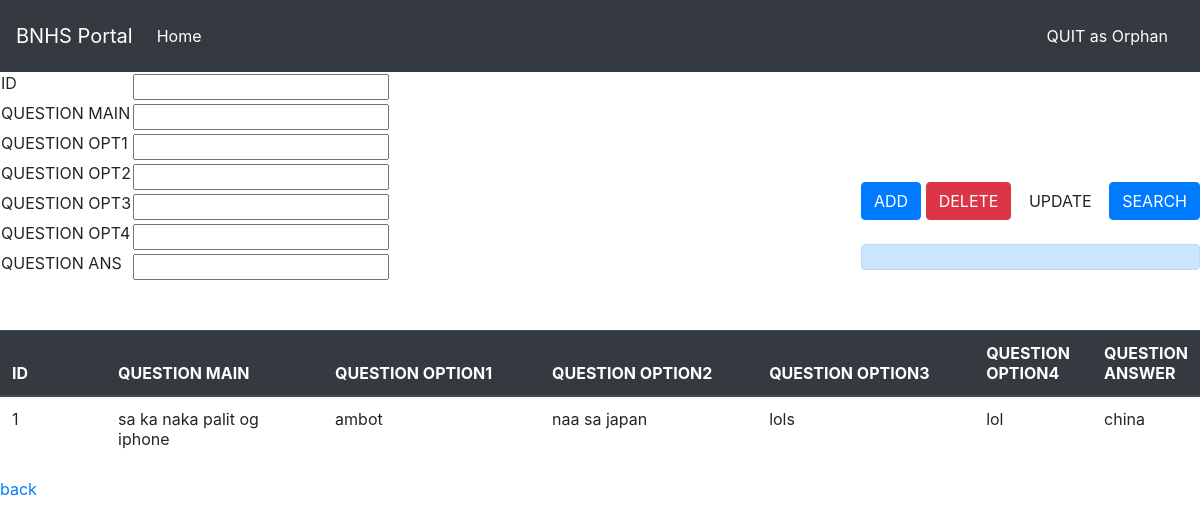
The page /question.php on the database its author committed.
### tables this page shows
CREATE TABLE `questions` (
  `queID` int(10) NOT NULL,
  `quemain` text NOT NULL,
  `queOpt1` text NOT NULL,
  `queOpt2` text NOT NULL,
  `queOpt3` text NOT NULL,
  `queOpt4` text NOT NULL,
  `queAns` varchar(50) NOT NULL
);

### question.php (the view, shortened to what this page needs)
<?php
                 require_once("connection.php");
				 $error = false;
				 $id = "";
				 $quemain = "";
				 $queopt1 = "";
				 $queopt2 = "";
				 $queopt3 = "";
				 $queopt4 = "";
				 $queans = "";
				 $html = "";
				 if(isset($_POST['btnsearch'])){
				   $id = $_POST['txtid'];
				  $query = "SELECT * FROM questions WHERE queID = '$id'";
				  $result = mysqli_query($con, $query);
				  $rows = mysqli_fetch_assoc($result);
				  if(($rows) > 0){
				  $error_message = "Record Found";
				 $error = false;
				 $id = $rows['queID'];
				$quemain = $rows['queMain'];
				 $queopt1 = $rows['queOpt1'];
				 $queopt2 = $rows['queOpt2'];
				 $queopt3 = $rows['queOpt3'];
				 $queopt4 = $rows['queOpt4'];
				 $queans = $rows['queAns'];
				 $html .= '<tr>
				               <td>'.$id.'</td>
							   <td>'.$quemain.'</td>
							   <td>'.$queopt1.'</td>
							   <td>'.$queopt2.'</td>
							   <td>'.$queopt3.'</td>
							   <td>'.$queopt4.'</td>
							   <td>'.$queans.'</td>
				                </tr>';
				  }
				  else{
				  $id = "";
				  $error_message = "No record found";
				  $error = true;
				  }
				 }
				 else{
				 $query = "SELECT * FROM questions";
				 $result = mysqli_query($con, $query);
				 while($rows = mysqli_fetch_assoc($result)){
				 $html .= "<tr class='table'>
				               <td>".$rows['queID']."</td>
							   <td>".$rows['quemain']."</td>
							   <td>".$rows['queOpt1']."</td>
							   <td>".$rows['queOpt2']."</td>
							   <td>".$rows['queOpt3']."</td>
							   <td>".$rows['queOpt4']."</td>
							   <td>".$rows['queAns']."</td>
				                </tr>";
				 }
				 }
?>
<html>
<head>
      <link rel="stylesheet" href="public/css/bootstrap.min.css">
</head>
<body>
<nav class="navbar navbar-expand-lg navbar-dark bg-dark">
  <a class="navbar-brand" href="#">BNHS Portal </a>
  <div class="collapse navbar-collapse" id="navbarText">
    <ul class="navbar-nav mr-auto">
      <li class="nav-item active">
        <a class="nav-link" href="#">Home <span class="sr-only">(current)</span></a>
      </li>
    </ul>
    <span class="navbar-text">
      <a class="nav-link" href="">QUIT as Orphan </a>
    </span>
  </div>
</nav>
<div id = "wrapper">
<form method = "POST" action = "question.php">
<div id = "firstbox">
<table>
                            <tr>
							<td><label>ID</label></td>
							<td><input type = "text" name = "txtid"<?php if($error){echo "autofocus";} if(isset($_POST['btnsearch'])){if(!$error){echo "value = '".$id."'";}}?>></td>
							</tr>
							<tr>
							<td><label>QUESTION MAIN</label></td>
							<td><input type = "text" name = "txtmain" value = "<?php if(isset($_POST['btnsearch'])){echo $quemain;}?>"></td>
							</tr>
							<tr>
							<td><label>QUESTION OPT1</label></td>
							<td><input type = "text" name = "txtopt1" value = "<?php if(isset($_POST['btnsearch'])){echo $queopt1;}?>"></td>
							</tr>
							<tr>
							<td><label>QUESTION OPT2</label></td>
							<td><input type = "text" name = "txtopt2" value = "<?php if(isset($_POST['btnsearch'])){echo $queopt2;}?>"></td>
							</tr>
							<tr>
							<td><label>QUESTION OPT3</label></td>
							<td><input type = "text" name = "txtopt3" value = "<?php if(isset($_POST['btnsearch'])){echo $queopt3;}?>"></td>
							</tr>
							<tr>
							<td><label>QUESTION OPT4</label></td>
							<td><input type = "text" name = "txtopt4" value = "<?php if(isset($_POST['btnsearch'])){echo $queopt4;}?>"></td>
							</tr>
							<tr>
							<td><label>QUESTION ANS</label></td>
							<td><input type = "text" name = "txtans" value = "<?php if(isset($_POST['btnsearch'])){echo $queans;}?>"></td>
							</tr>
</div>
                             <div style ="float:right; margin-top: -100px;">
							 <button class="btn btn-primary" type = "submit" name = "btnadd">ADD</button>
							 <button class="btn btn-danger" type = "submit" name = "btndelete">DELETE</button>
							 <button class="btn btn-edit" type = "submit" name = "btnedit">UPDATE</button>
							 <button class="btn btn-primary" type = "submit" name = "btnsearch">SEARCH</button><br><br>
							 <div class='alert alert-primary' role='alert'>
							 </div>
							 </div>
</form><br><br>
							  <table class="table">
							  <thead class="thead-dark" style="background-color:#060000;">
							  <th width = "10%">ID</th>
							  <th width = "20%">QUESTION MAIN</th>
							  <th width = "20%">QUESTION OPTION1</th>
							  <th width = "20%">QUESTION OPTION2</th>
							  <th width = "20%">QUESTION OPTION3</th>
							  <th width = "20%">QUESTION OPTION4</th>
							  <th width = "20%">QUESTION ANSWER</th>
							  </thead>
							  <tbody>
							  <?php
							  echo $html;
							  ?>
							  </tbody>
							  </table>
</div>
</body>
<a href = "home.php">back</a>
</html>

### rows shown on the page
questions: queID "1", quemain "sa ka naka palit og iphone", queOpt1 "ambot", queOpt2 "naa sa japan", queOpt3 "lols", queOpt4 "lol", queAns "china"
